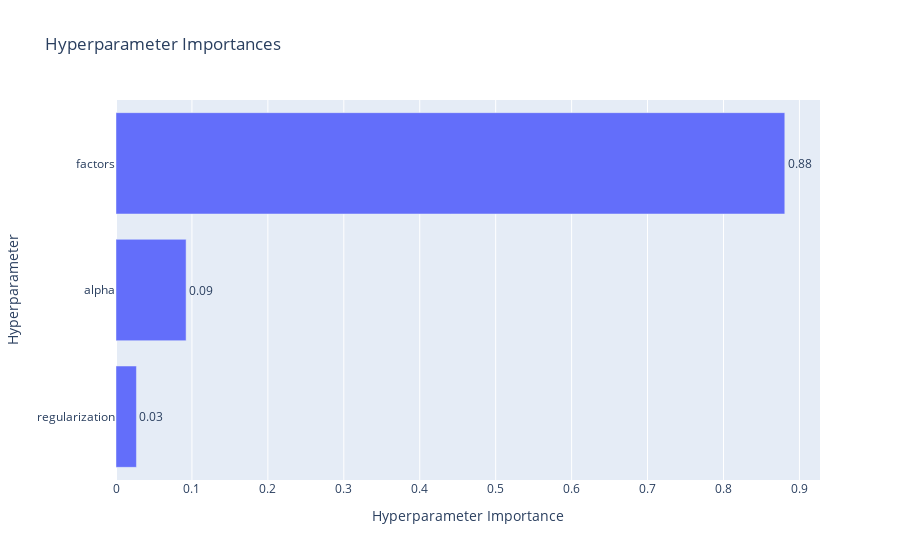

The notebook cell saved with this chart:
### Code cell
# Hyperparameter Importances
plot_param_importances(study).show()

### Figure 1 — Plotly figure (JSON) as saved in the notebook; plotly's stock layout.template omitted (floating-point values rounded to 4 significant figures)
{"data": [{"cliponaxis": false, "hovertemplate": ["regularization (FloatDistribution): 0.02692191154730359<extra></extra>", "alpha (FloatDistribution): 0.09232214022802251<extra></extra>", "factors (CategoricalDistribution): 0.880755948224674<extra></extra>"], "name": "Objective Value", "orientation": "h", "text": ["0.03", "0.09", "0.88"], "textposition": "outside", "type": "bar", "x": [0.02692, 0.09232, 0.8808], "y": ["regularization", "alpha", "factors"]}], "layout": {"title": {"text": "Hyperparameter Importances"}, "xaxis": {"title": {"text": "Hyperparameter Importance"}}, "yaxis": {"title": {"text": "Hyperparameter"}}}}
